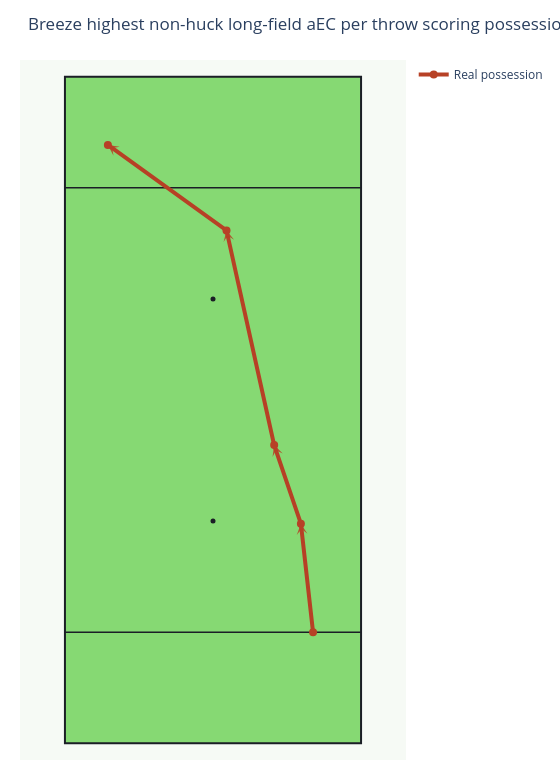

Here is the notebook cell this chart was saved with:
### Code cell
top_path_possessions = clustered_possessions.copy()
top_path_source_paths = analysis_paths

if EXCLUDE_HUCKS_FROM_TOP_PATHS:
    top_path_possessions = top_path_possessions[
        top_path_possessions["huck_count"].fillna(0).eq(0)
    ].copy()
    top_path_ids = set(top_path_possessions["possession_id"])
    top_path_source_paths = [
        path for path in analysis_paths
        if path["possession_id"].iloc[0] in top_path_ids
    ]

top_paths = select_top_paths(
    top_path_possessions,
    top_path_source_paths,
    metric="aec_per_throw",
    n=3,
)

top_path_title = "highest non-huck long-field aEC per throw" if EXCLUDE_HUCKS_FROM_TOP_PATHS else "highest long-field aEC per throw"

best_fig = plot_possession_path(
    top_paths[0],
    title=f"{TEAM_ID.title()} {top_path_title} scoring possession, {SEASON} sample",
)
best_fig.show()

### Figure 1 — Plotly figure (JSON) as saved in the notebook; plotly's stock layout.template omitted (floating-point values rounded to 4 significant figures)
{"data": [{"hoverinfo": "skip", "marker": {"color": "#1B1E26", "size": 5}, "mode": "markers", "showlegend": false, "type": "scatter", "x": [0], "y": [40]}, {"hoverinfo": "skip", "marker": {"color": "#1B1E26", "size": 5}, "mode": "markers", "showlegend": false, "type": "scatter", "x": [0], "y": [80]}, {"hovertemplate": "%{text}<extra></extra>", "line": {"color": "#b74126", "width": 4}, "marker": {"color": "#b74126", "size": 8}, "mode": "lines+markers", "name": "Real possession", "text": ["Start", "Throw 1<br>aEC: 0.172<br>CP: 95.8%<br>Distance: 19.7", "Throw 2<br>aEC: 0.162<br>CP: 96.6%<br>Distance: 14.9", "Throw 3<br>aEC: 0.430<br>CP: 77.3%<br>Distance: 39.6", "Throw 4<br>aEC: 0.250<br>CP: 91.6%<br>Distance: 26.3"], "type": "scatter", "x": [18.01, 15.82, 11.01, 2.43, -18.92], "y": [20.0, 39.54, 53.68, 92.33, 107.7]}], "layout": {"annotations": [{"arrowcolor": "#b74126", "arrowhead": 3, "arrowsize": 1, "arrowwidth": 1.8, "ax": 18.01, "axref": "x", "ay": 20, "ayref": "y", "opacity": 0.85, "showarrow": true, "x": 15.82, "xref": "x", "y": 39.54, "yref": "y"}, {"arrowcolor": "#b74126", "arrowhead": 3, "arrowsize": 1, "arrowwidth": 1.8, "ax": 15.82, "axref": "x", "ay": 39.54, "ayref": "y", "opacity": 0.85, "showarrow": true, "x": 11.01, "xref": "x", "y": 53.68, "yref": "y"}, {"arrowcolor": "#b74126", "arrowhead": 3, "arrowsize": 1, "arrowwidth": 1.8, "ax": 11.01, "axref": "x", "ay": 53.68, "ayref": "y", "opacity": 0.85, "showarrow": true, "x": 2.43, "xref": "x", "y": 92.33, "yref": "y"}, {"arrowcolor": "#b74126", "arrowhead": 3, "arrowsize": 1, "arrowwidth": 1.8, "ax": 2.43, "axref": "x", "ay": 92.33, "ayref": "y", "opacity": 0.85, "showarrow": true, "x": -18.92, "xref": "x", "y": 107.7, "yref": "y"}], "height": 780, "margin": {"b": 20, "l": 20, "r": 20, "t": 60}, "paper_bgcolor": "white", "plot_bgcolor": "#f6faf5", "shapes": [{"fillcolor": "#86d973", "layer": "below", "line": {"color": "#1B1E26", "width": 2}, "type": "rect", "x0": -26.65, "x1": 26.65, "y0": 0, "y1": 120}, {"layer": "below", "line": {"color": "#1B1E26", "width": 1.5}, "type": "line", "x0": -26.65, "x1": 26.65, "y0": 20, "y1": 20}, {"layer": "below", "line": {"color": "#1B1E26", "width": 1.5}, "type": "line", "x0": -26.65, "x1": 26.65, "y0": 100, "y1": 100}], "title": {"text": "Breeze highest non-huck long-field aEC per throw scoring possession, 2026 sample"}, "width": 560, "xaxis": {"range": [-31.65, 31.65], "scaleanchor": "y", "scaleratio": 1, "showgrid": false, "visible": false, "zeroline": false}, "yaxis": {"range": [-3, 123], "showgrid": false, "visible": false, "zeroline": false}}}
